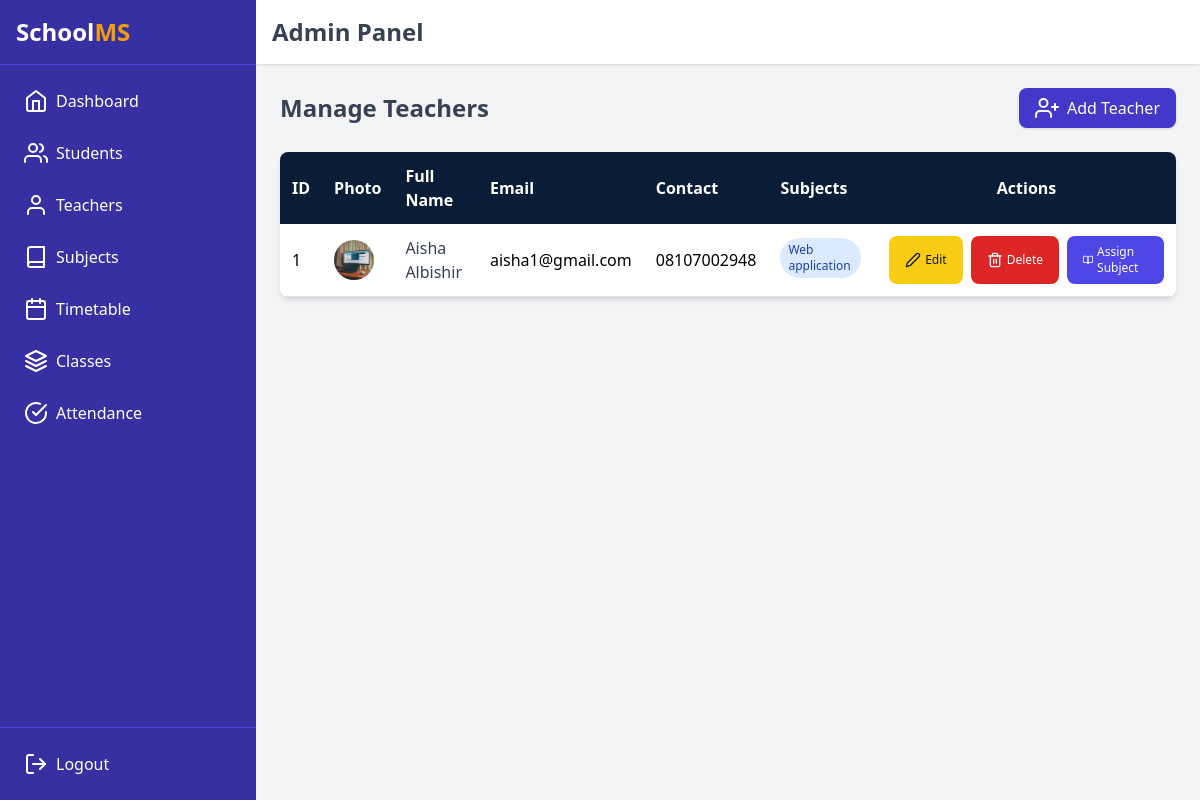
The app's page /teachers/manage/ with its own data.
### teachers/models.py (models this page shows, shortened)
class Teacher(models.Model):
    user = models.OneToOneField(User, on_delete=models.CASCADE, related_name='teacher_profile')
    contact = models.CharField(max_length=15)
    email = models.EmailField()
    profile_image = models.ImageField(upload_to='teacher_profiles/', default='teacher_profiles/default.png')

class TeacherSubject(models.Model):
    teacher = models.ForeignKey(Teacher, on_delete=models.CASCADE, related_name="subjects_assigned")
    subject = models.ForeignKey('academics.Subject', on_delete=models.CASCADE)

### academics/models.py (models this page shows, shortened)
class Subject(models.Model):
    class Meta:
        permissions = [
            ("manage_subject", "Can manage subject"),
        ]
    name = models.CharField(max_length=100)
    code = models.CharField(max_length=20, unique=True)

### teachers/views.py (the view)
# urls.py: path('manage/', views.manage_teachers, name='manage_teachers'),
def manage_teachers(request):
    teachers = Teacher.objects.prefetch_related("subjects_assigned__subject").all()
    return render(request, "teachers/manage_teachers.html", {"teachers": teachers})

### teachers/templates/teachers/manage_teachers.html (shortened to what this page needs)
{% extends "admin_base.html" %} {% load static %} {% block content %}
<div class="flex justify-between items-center mb-6">
  <h1 class="text-2xl font-bold text-gray-700">Manage Teachers</h1>
  <a
    href="{% url 'add_teacher' %}"
    class="flex items-center space-x-2 bg-indigo-700 hover:bg-indigo-800 text-white px-4 py-2 rounded-lg shadow transition"
  >
    <i data-feather="user-plus"></i>
    <span>Add Teacher</span>
  </a>
</div>
<div class="overflow-x-auto bg-white shadow-md rounded-lg">
  <table class="w-full text-left border-collapse">
    <thead class="bg-[#0A1D37] text-white">
      <tr>
        <th class="p-3">ID</th>
        <th class="p-3">Photo</th>
        <th class="p-3">Full Name</th>
        <th class="p-3">Email</th>
        <th class="p-3">Contact</th>
        <th class="p-3">Subjects</th>
        <th class="p-3 text-center">Actions</th>
      </tr>
    </thead>
    <tbody>
      {% for teacher in teachers %}
      <tr class="border-b px-3 py-2 hover:bg-gray-100">
        <td class="p-3">{{ teacher.id }}</td>
        <td class="p-3">
          {% if teacher.profile_image %}
          <img
            src="{{ teacher.profile_image.url }}"
            class="w-10 h-10 rounded-full"
            alt="{{ teacher.user.get_full_name }}"
          />
          {% else %}
          <img
            src="{% static 'images/default-avatar.png' %}"
            class="w-10 h-10 rounded-full"
            alt="No photo"
          />
          {% endif %}
        </td>
        <td class="p-3 font-medium text-gray-700">
          {{ teacher.user.get_full_name }}
        </td>
        <td class="p-3">{{ teacher.email }}</td>
        <td class="p-3">{{ teacher.contact }}</td>
        <td class="p-3">
          {% for ts in teacher.subjects_assigned.all %}
          <span
            class="inline-block bg-blue-100 text-blue-800 text-xs px-2 py-1 rounded-full mr-1 mb-1"
          >
            {{ ts.subject.name }}
          </span>
          {% empty %}
          <span class="text-gray-500 text-sm">No subjects assigned</span>
          {% endfor %}
        </td>
        <td class="p-3 flex gap-2">
          <a
            href="{% url 'edit_teacher' teacher.id %}"
            class="flex items-center bg-yellow-400 text-gray-900 px-4 py-2 rounded-lg hover:bg-yellow-500 text-xs font-medium"
          >
            <i data-feather="edit-2" class="w-4 h-4 mr-1"></i> Edit
          </a>
          <a
            href="{% url 'delete_teacher' teacher.id %}"
            onclick="return confirm('Are you sure you want to delete this teacher?');"
            class="flex items-center bg-red-600 text-white px-4 py-2 rounded-lg hover:bg-red-700 text-xs font-medium"
          >
            <i data-feather="trash-2" class="w-4 h-4 mr-1"></i> Delete
          </a>
          <a
            href="{% url 'assign_subject' teacher.id %}"
            class="flex items-center bg-indigo-600 text-white px-4 py-2 rounded-lg hover:bg-indigo-700 text-xs font-medium"
          >
            <i data-feather="book-open" class="w-4 h-4 mr-1"></i> Assign Subject
          </a>
        </td>
      </tr>
      {% empty %}
      <tr>
        <td colspan="7" class="p-3 text-center text-gray-500">
          No teachers found.
        </td>
      </tr>
      {% endfor %}
    </tbody>
  </table>
</div>
{% endblock %}

### records on screen
Teacher: id "1", profile_image (picture), user.get_full_name "Aisha Albishir", email "aisha1@gmail.com", contact "08107002948"
TeacherSubject: subject.name "Web application"
